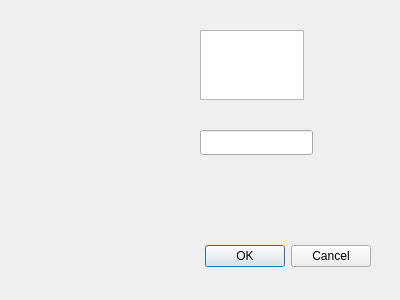
<?xml version="1.0" encoding="UTF-8"?>
<ui version="4.0">
 <class>Dialog</class>
 <widget class="QDialog" name="Dialog">
  <property name="geometry">
   <rect>
    <x>0</x>
    <y>0</y>
    <width>400</width>
    <height>300</height>
   </rect>
  </property>
  <property name="windowTitle">
   <string>Dialog</string>
  </property>
  <widget class="QDialogButtonBox" name="buttonBox">
   <property name="geometry">
    <rect>
     <x>30</x>
     <y>240</y>
     <width>341</width>
     <height>32</height>
    </rect>
   </property>
   <property name="orientation">
    <enum>Qt::Horizontal</enum>
   </property>
   <property name="standardButtons">
    <set>QDialogButtonBox::Cancel|QDialogButtonBox::Ok</set>
   </property>
  </widget>
  <widget class="QTextEdit" name="textEdit">
   <property name="geometry">
    <rect>
     <x>200</x>
     <y>30</y>
     <width>104</width>
     <height>70</height>
    </rect>
   </property>
  </widget>
  <widget class="QLineEdit" name="lineEdit">
   <property name="geometry">
    <rect>
     <x>200</x>
     <y>130</y>
     <width>113</width>
     <height>25</height>
    </rect>
   </property>
  </widget>
 </widget>
 <resources/>
 <connections>
  <connection>
   <sender>buttonBox</sender>
   <signal>accepted()</signal>
   <receiver>Dialog</receiver>
   <slot>accept()</slot>
   <hints>
    <hint type="sourcelabel">
     <x>248</x>
     <y>254</y>
    </hint>
    <hint type="destinationlabel">
     <x>157</x>
     <y>274</y>
    </hint>
   </hints>
  </connection>
  <connection>
   <sender>buttonBox</sender>
   <signal>rejected()</signal>
   <receiver>Dialog</receiver>
   <slot>reject()</slot>
   <hints>
    <hint type="sourcelabel">
     <x>316</x>
     <y>260</y>
    </hint>
    <hint type="destinationlabel">
     <x>286</x>
     <y>274</y>
    </hint>
   </hints>
  </connection>
 </connections>
</ui>
